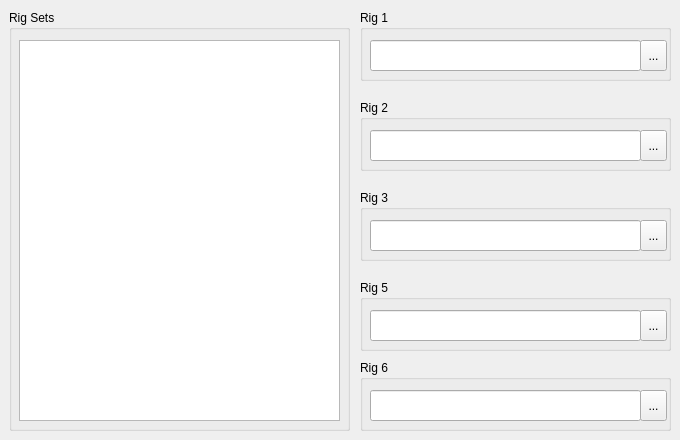
    <widget class="QWidget" name="tAssign">
     <attribute name="title">
      <string>Assign</string>
     </attribute>
     <widget class="QGroupBox" name="trRigSets">
      <property name="geometry">
       <rect>
        <x>9</x>
        <y>10</y>
        <width>341</width>
        <height>421</height>
       </rect>
      </property>
      <property name="title">
       <string>Rig Sets</string>
      </property>
      <widget class="QListView" name="listView">
       <property name="geometry">
        <rect>
         <x>10</x>
         <y>30</y>
         <width>321</width>
         <height>381</height>
        </rect>
       </property>
      </widget>
     </widget>
     <widget class="QGroupBox" name="gbRig1">
      <property name="geometry">
       <rect>
        <x>360</x>
        <y>10</y>
        <width>311</width>
        <height>71</height>
       </rect>
      </property>
      <property name="title">
       <string>Rig 1</string>
      </property>
      <widget class="QLineEdit" name="leRig1">
       <property name="geometry">
        <rect>
         <x>10</x>
         <y>30</y>
         <width>271</width>
         <height>31</height>
        </rect>
       </property>
       <property name="text">
        <string/>
       </property>
       <property name="readOnly">
        <bool>true</bool>
       </property>
      </widget>
      <widget class="QToolButton" name="tbRig1">
       <property name="geometry">
        <rect>
         <x>280</x>
         <y>30</y>
         <width>27</width>
         <height>31</height>
        </rect>
       </property>
       <property name="text">
        <string>...</string>
       </property>
      </widget>
     </widget>
     <widget class="QGroupBox" name="gbRig1_2">
      <property name="geometry">
       <rect>
        <x>360</x>
        <y>100</y>
        <width>311</width>
        <height>71</height>
       </rect>
      </property>
      <property name="title">
       <string>Rig 2</string>
      </property>
      <widget class="QLineEdit" name="leRig1_2">
       <property name="geometry">
        <rect>
         <x>10</x>
         <y>30</y>
         <width>271</width>
         <height>31</height>
        </rect>
       </property>
       <property name="text">
        <string/>
       </property>
       <property name="readOnly">
        <bool>true</bool>
       </property>
      </widget>
      <widget class="QToolButton" name="tbRig1_2">
       <property name="geometry">
        <rect>
         <x>280</x>
         <y>30</y>
         <width>27</width>
         <height>31</height>
        </rect>
       </property>
       <property name="text">
        <string>...</string>
       </property>
      </widget>
     </widget>
     <widget class="QGroupBox" name="gbRig1_3">
      <property name="geometry">
       <rect>
        <x>360</x>
        <y>190</y>
        <width>311</width>
        <height>71</height>
       </rect>
      </property>
      <property name="title">
       <string>Rig 3</string>
      </property>
      <widget class="QLineEdit" name="leRig1_3">
       <property name="geometry">
        <rect>
         <x>10</x>
         <y>30</y>
         <width>271</width>
         <height>31</height>
        </rect>
       </property>
       <property name="text">
        <string/>
       </property>
       <property name="readOnly">
        <bool>true</bool>
       </property>
      </widget>
      <widget class="QToolButton" name="tbRig1_3">
       <property name="geometry">
        <rect>
         <x>280</x>
         <y>30</y>
         <width>27</width>
         <height>31</height>
        </rect>
       </property>
       <property name="text">
        <string>...</string>
       </property>
      </widget>
     </widget>
     <widget class="QGroupBox" name="gbRig1_4">
      <property name="geometry">
       <rect>
        <x>360</x>
        <y>280</y>
        <width>311</width>
        <height>71</height>
       </rect>
      </property>
      <property name="title">
       <string>Rig 5</string>
      </property>
      <widget class="QLineEdit" name="leRig1_4">
       <property name="geometry">
        <rect>
         <x>10</x>
         <y>30</y>
         <width>271</width>
         <height>31</height>
        </rect>
       </property>
       <property name="text">
        <string/>
       </property>
       <property name="readOnly">
        <bool>true</bool>
       </property>
      </widget>
      <widget class="QToolButton" name="tbRig1_4">
       <property name="geometry">
        <rect>
         <x>280</x>
         <y>30</y>
         <width>27</width>
         <height>31</height>
        </rect>
       </property>
       <property name="text">
        <string>...</string>
       </property>
      </widget>
     </widget>
     <widget class="QGroupBox" name="gbRig1_5">
      <property name="geometry">
       <rect>
        <x>360</x>
        <y>360</y>
        <width>311</width>
        <height>71</height>
       </rect>
      </property>
      <property name="title">
       <string>Rig 6</string>
      </property>
      <widget class="QLineEdit" name="leRig1_5">
       <property name="geometry">
        <rect>
         <x>10</x>
         <y>30</y>
         <width>271</width>
         <height>31</height>
        </rect>
       </property>
       <property name="text">
        <string/>
       </property>
       <property name="readOnly">
        <bool>true</bool>
       </property>
      </widget>
      <widget class="QToolButton" name="tbRig1_5">
       <property name="geometry">
        <rect>
         <x>280</x>
         <y>30</y>
         <width>27</width>
         <height>31</height>
        </rect>
       </property>
       <property name="text">
        <string>...</string>
       </property>
      </widget>
     </widget>
    </widget>
